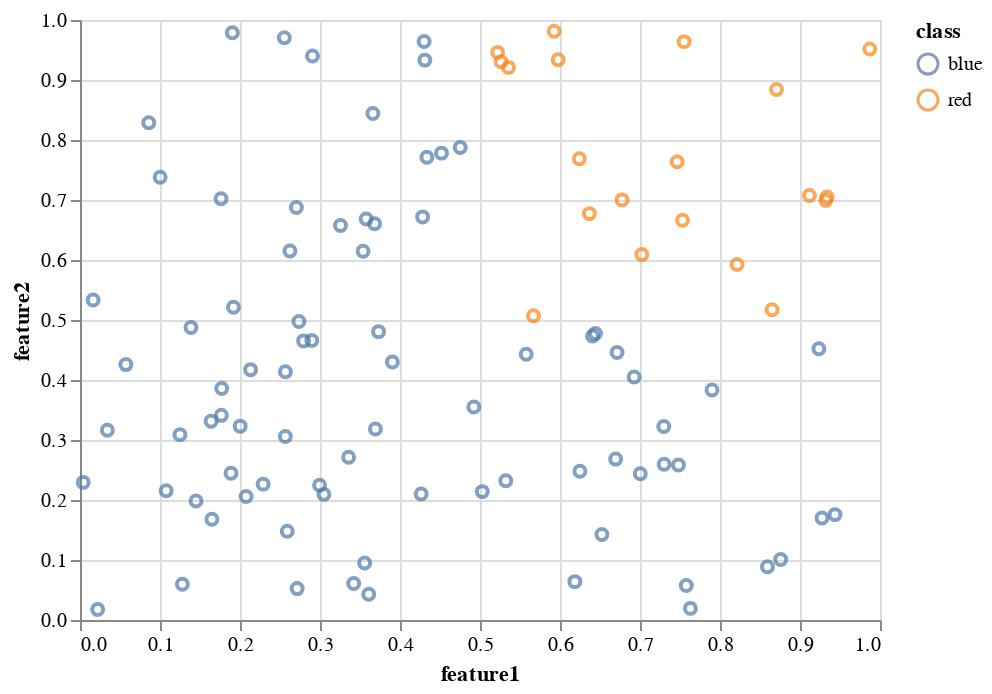

Notebook code cell kept with this figure:
### Markdown cell above
This data has all the red points in a the top-right corner. This makes it hard
to separate.

### Code cell
chart = (alt.Chart(df_train)
    .mark_point()
    .encode(
        x = "feature1",
        y = "feature2",
        color = "class"
    ))
chart

### Figure 1 — Vega-Lite specification as saved in the notebook (floating-point values rounded to 4 significant figures)
{"config": {"view": {"continuousWidth": 400, "continuousHeight": 300}}, "data": {"name": "data-6a7f07c0999c3c44b3a33cba0181de8f"}, "mark": "point", "encoding": {"color": {"type": "nominal", "field": "class"}, "x": {"type": "quantitative", "field": "feature1"}, "y": {"type": "quantitative", "field": "feature2"}}, "$schema": "https://vega.github.io/schema/vega-lite/v4.8.1.json", "datasets": {"data-6a7f07c0999c3c44b3a33cba0181de8f": [{"class": "blue", "split": "train", "feature1": 0.2736, "feature2": 0.4975}, {"class": "blue", "split": "train", "feature1": 0.1077, "feature2": 0.2154}, {"class": "blue", "split": "train", "feature1": 0.6407, "feature2": 0.4733}, {"class": "red", "split": "train", "feature1": 0.7023, "feature2": 0.609}, {"class": "blue", "split": "train", "feature1": 0.03423, "feature2": 0.3162}, {"class": "blue", "split": "train", "feature1": 0.8594, "feature2": 0.08886}, {"class": "blue", "split": "train", "feature1": 0.6186, "feature2": 0.06393}, {"class": "blue", "split": "train", "feature1": 0.2566, "feature2": 0.306}, {"class": "blue", "split": "train", "feature1": 0.3049, "feature2": 0.2094}, {"class": "red", "split": "train", "feature1": 0.9339, "feature2": 0.7049}, {"class": "blue", "split": "train", "feature1": 0.1249, "feature2": 0.3086}, {"class": "blue", "split": "train", "feature1": 0.2795, "feature2": 0.4652}, {"class": "blue", "split": "train", "feature1": 0.2714, "feature2": 0.05234}, {"class": "blue", "split": "train", "feature1": 0.1918, "feature2": 0.5211}, {"class": "red", "split": "train", "feature1": 0.7532, "feature2": 0.6661}, {"class": "blue", "split": "train", "feature1": 0.2897, "feature2": 0.4659}, {"class": "blue", "split": "train", "feature1": 0.004054, "feature2": 0.2294}, {"class": "blue", "split": "train", "feature1": 0.5578, "feature2": 0.4429}, {"class": "blue", "split": "train", "feature1": 0.1771, "feature2": 0.3859}, {"class": "blue", "split": "train", "feature1": 0.5028, "feature2": 0.214}, {"class": "blue", "split": "train", "feature1": 0.2289, "feature2": 0.2265}, {"class": "blue", "split": "train", "feature1": 0.2002, "feature2": 0.3231}, {"class": "red", "split": "train", "feature1": 0.6368, "feature2": 0.6773}, {"class": "red", "split": "train", "feature1": 0.8652, "feature2": 0.5171}, {"class": "blue", "split": "train", "feature1": 0.01637, "feature2": 0.5334}, {"class": "blue", "split": "train", "feature1": 0.9438, "feature2": 0.1757}, {"class": "blue", "split": "train", "feature1": 0.763, "feature2": 0.01937}, {"class": "blue", "split": "train", "feature1": 0.3661, "feature2": 0.8441}, {"class": "blue", "split": "train", "feature1": 0.6443, "feature2": 0.4776}, {"class": "blue", "split": "train", "feature1": 0.3539, "feature2": 0.6146}, {"class": "blue", "split": "train", "feature1": 0.3732, "feature2": 0.4806}, {"class": "blue", "split": "train", "feature1": 0.1388, "feature2": 0.4877}, {"class": "blue", "split": "train", "feature1": 0.2132, "feature2": 0.4172}, {"class": "blue", "split": "train", "feature1": 0.2554, "feature2": 0.9703}, {"class": "blue", "split": "train", "feature1": 0.3683, "feature2": 0.6605}, {"class": "blue", "split": "train", "feature1": 0.4282, "feature2": 0.6718}, {"class": "blue", "split": "train", "feature1": 0.3358, "feature2": 0.2713}, {"class": "blue", "split": "train", "feature1": 0.7302, "feature2": 0.2595}, {"class": "red", "split": "train", "feature1": 0.8707, "feature2": 0.8842}, {"class": "blue", "split": "train", "feature1": 0.7481, "feature2": 0.2583}, {"class": "red", "split": "train", "feature1": 0.6242, "feature2": 0.7686}, {"class": "blue", "split": "train", "feature1": 0.6926, "feature2": 0.405}, {"class": "red", "split": "train", "feature1": 0.9322, "feature2": 0.6994}, {"class": "blue", "split": "train", "feature1": 0.2995, "feature2": 0.2246}, {"class": "red", "split": "train", "feature1": 0.522, "feature2": 0.9461}, {"class": "blue", "split": "train", "feature1": 0.1905, "feature2": 0.9788}, {"class": "blue", "split": "train", "feature1": 0.1649, "feature2": 0.168}, {"class": "blue", "split": "train", "feature1": 0.4518, "feature2": 0.7781}, {"class": "blue", "split": "train", "feature1": 0.4923, "feature2": 0.355}, {"class": "blue", "split": "train", "feature1": 0.9275, "feature2": 0.1699}, {"class": "blue", "split": "train", "feature1": 0.6714, "feature2": 0.4457}, {"class": "blue", "split": "train", "feature1": 0.2077, "feature2": 0.2058}, {"class": "blue", "split": "train", "feature1": 0.5322, "feature2": 0.232}, {"class": "blue", "split": "train", "feature1": 0.7578, "feature2": 0.0575}, {"class": "red", "split": "train", "feature1": 0.7552, "feature2": 0.964}, {"class": "blue", "split": "train", "feature1": 0.1767, "feature2": 0.3411}, {"class": "red", "split": "train", "feature1": 0.6775, "feature2": 0.7002}, {"class": "blue", "split": "train", "feature1": 0.8759, "feature2": 0.1009}, {"class": "blue", "split": "train", "feature1": 0.3558, "feature2": 0.09491}, {"class": "blue", "split": "train", "feature1": 0.08596, "feature2": 0.8287}, {"class": "red", "split": "train", "feature1": 0.9873, "feature2": 0.9516}, {"class": "blue", "split": "train", "feature1": 0.2705, "feature2": 0.6874}, {"class": "blue", "split": "train", "feature1": 0.1763, "feature2": 0.702}, {"class": "red", "split": "train", "feature1": 0.5926, "feature2": 0.9813}, {"class": "red", "split": "train", "feature1": 0.5357, "feature2": 0.921}, {"class": "blue", "split": "train", "feature1": 0.3577, "feature2": 0.6684}, {"class": "blue", "split": "train", "feature1": 0.02209, "feature2": 0.01767}, {"class": "blue", "split": "train", "feature1": 0.431, "feature2": 0.9332}, {"class": "blue", "split": "train", "feature1": 0.05732, "feature2": 0.4257}, {"class": "red", "split": "train", "feature1": 0.5669, "feature2": 0.5071}, {"class": "blue", "split": "train", "feature1": 0.9236, "feature2": 0.4521}, {"class": "blue", "split": "train", "feature1": 0.145, "feature2": 0.1984}, {"class": "blue", "split": "train", "feature1": 0.3905, "feature2": 0.4299}, {"class": "blue", "split": "train", "feature1": 0.7004, "feature2": 0.2438}, {"class": "blue", "split": "train", "feature1": 0.7297, "feature2": 0.3226}, {"class": "blue", "split": "train", "feature1": 0.3693, "feature2": 0.3184}, {"class": "blue", "split": "train", "feature1": 0.2624, "feature2": 0.615}, {"class": "red", "split": "train", "feature1": 0.7464, "feature2": 0.7638}, {"class": "blue", "split": "train", "feature1": 0.259, "feature2": 0.1479}, {"class": "blue", "split": "train", "feature1": 0.1002, "feature2": 0.7379}, {"class": "blue", "split": "train", "feature1": 0.128, "feature2": 0.05945}, {"class": "blue", "split": "train", "feature1": 0.1638, "feature2": 0.3314}, {"class": "blue", "split": "train", "feature1": 0.6249, "feature2": 0.2478}, {"class": "blue", "split": "train", "feature1": 0.6524, "feature2": 0.1425}, {"class": "red", "split": "train", "feature1": 0.5264, "feature2": 0.9303}, {"class": "blue", "split": "train", "feature1": 0.4264, "feature2": 0.2101}, {"class": "blue", "split": "train", "feature1": 0.1888, "feature2": 0.2447}, {"class": "red", "split": "train", "feature1": 0.5978, "feature2": 0.9337}, {"class": "blue", "split": "train", "feature1": 0.2906, "feature2": 0.9399}, {"class": "blue", "split": "train", "feature1": 0.4753, "feature2": 0.7875}, {"class": "blue", "split": "train", "feature1": 0.3421, "feature2": 0.0608}, {"class": "blue", "split": "train", "feature1": 0.79, "feature2": 0.3833}, {"class": "red", "split": "train", "feature1": 0.9118, "feature2": 0.7076}, {"class": "red", "split": "train", "feature1": 0.8213, "feature2": 0.5926}, {"class": "blue", "split": "train", "feature1": 0.4336, "feature2": 0.7712}, {"class": "blue", "split": "train", "feature1": 0.6696, "feature2": 0.2682}, {"class": "blue", "split": "train", "feature1": 0.361, "feature2": 0.04302}, {"class": "blue", "split": "train", "feature1": 0.4302, "feature2": 0.9642}, {"class": "blue", "split": "train", "feature1": 0.2567, "feature2": 0.4136}, {"class": "blue", "split": "train", "feature1": 0.3257, "feature2": 0.6574}]}}
